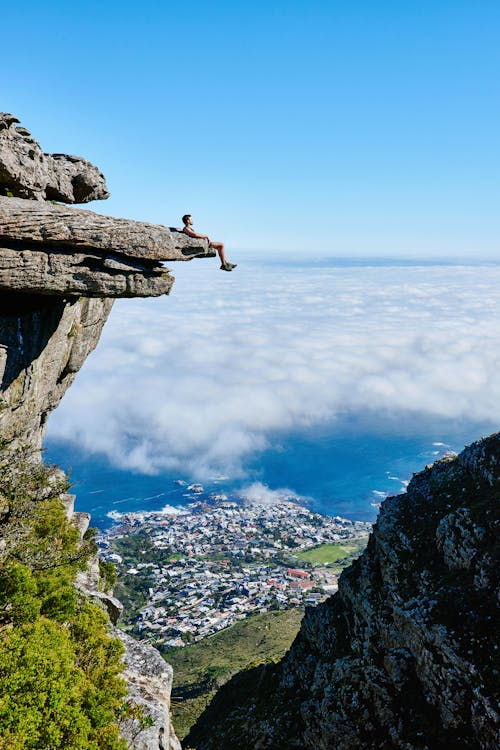
#> input picture edge.jpeg, 500 x 750 px, found by its file name
$ python cornerDetect.py
#> lines starting #> are read from the running program, lines starting #| are printed output that depends on the picture; after the words box and inside, x2 and y2 are one past the last pixel; in counts of white or black regions, pixels touching at a corner belong together
import numpy as np
import cv2 as cv
from matplotlib import pyplot as plt

img = cv.imread('classicComputerVision/edge.jpeg')
#> img is the input picture: shape (750, 500, 3); mean B, G, R 160, 142.8, 107.9
gray = cv.cvtColor(img, cv.COLOR_BGR2GRAY)
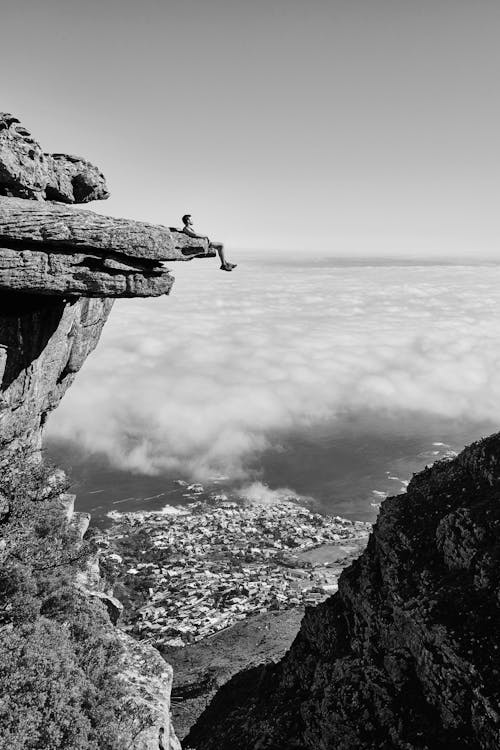
#> gray: shape (750, 500); min 0, max 255, mean 134.3

corners = cv.goodFeaturesToTrack(gray, 25, 0.01, 10)
#> corners = 25 rows, first 8: [163, 264], [150, 589], [208, 620], [64, 300], [241, 587], [162, 569], [245, 614], [220, 268]
corners = np.intp(corners)

for i in corners:
    x, y = i.ravel()
    cv.circle(img, (x,y), 3, 255, -1)
#> this loop made 25 passes
#> (x, y) on passes 1 to 12: (163, 264), (150, 589), (208, 620), (64, 300), (241, 587), (162, 569), (245, 614), (220, 268), (147, 613), (169, 228), (106, 192), (33, 159)
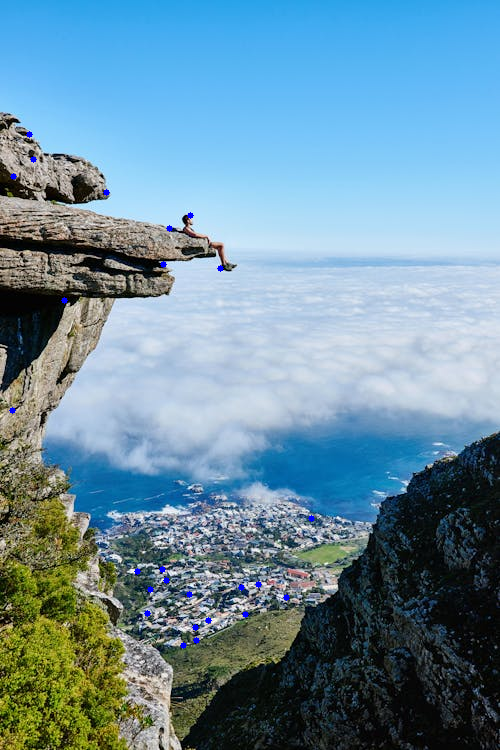
#> img: shape (750, 500, 3); 0.19% of pixels changed, all inside (x1, y1, x2, y2) = (9, 131, 315, 649)

plt.imshow(img), plt.show()
